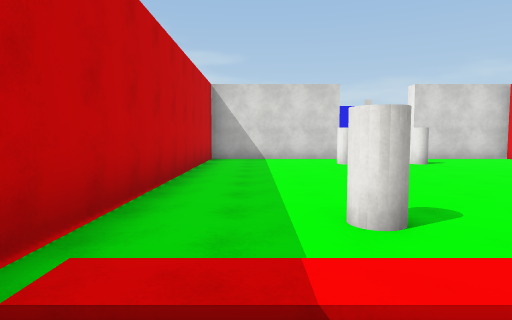
[1] (above)

12 first-person views from a walk through a scene from a Unity 3-D project. The camera is 1.5 m above the floor, tilts 4° down and sees 75° across. The floor is counted in squares, 2 m on a side. Each view is taken from the middle of a square. On the plan, view 1 faces up. The plan holds only what a view shows up to about 11 squares ahead; the rest is blank. The player character is not drawn. Surface patterns are stand-ins for the level's own textures.

[2]
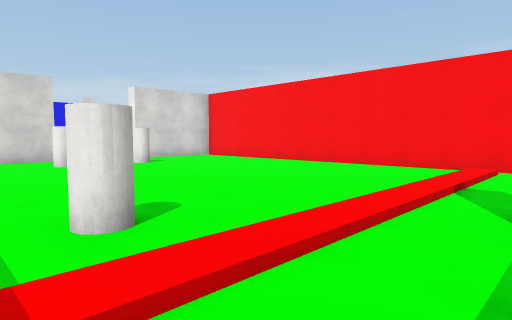

[3]
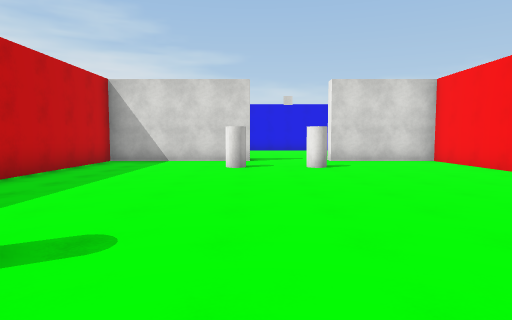

[4]
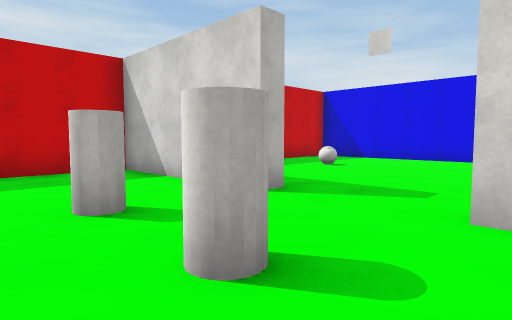

[5]
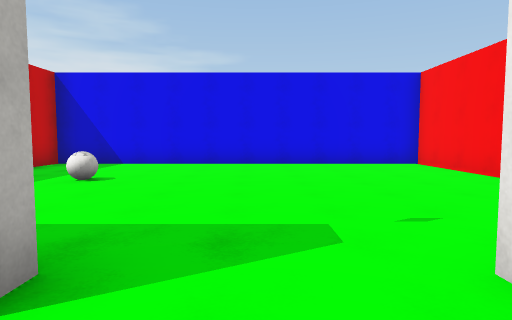

[6]
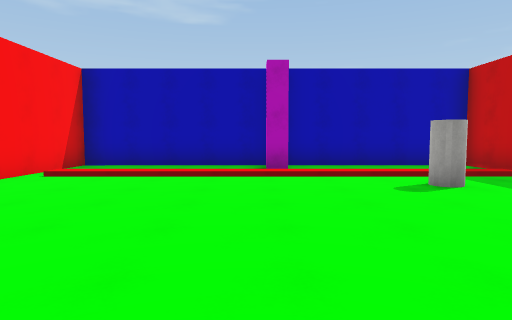

[7]
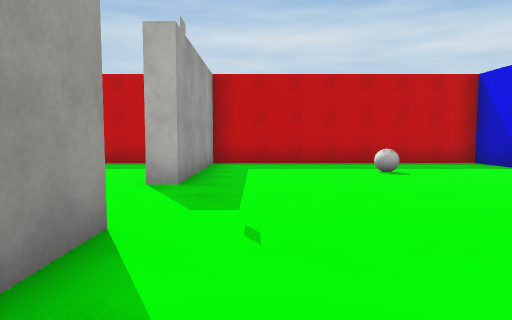

[8]
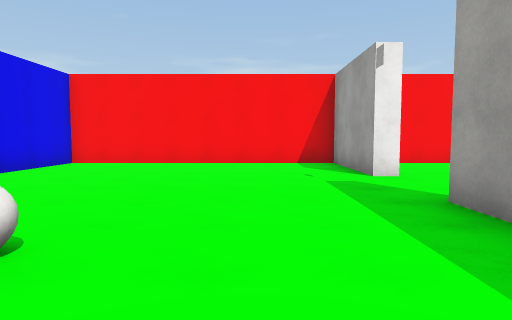

[9]
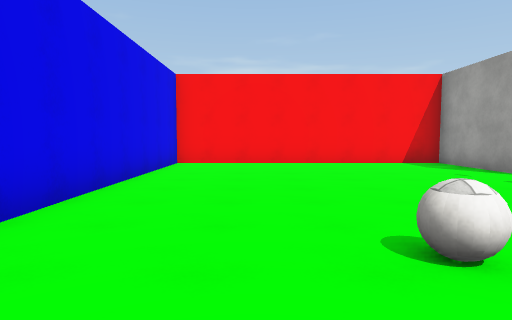

[10]
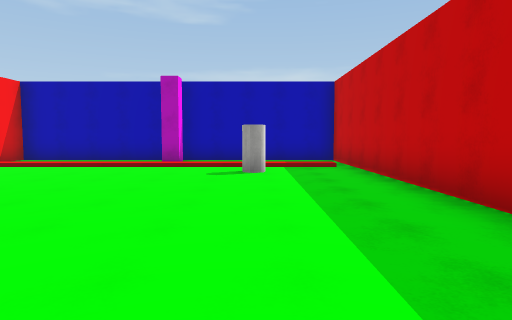

[11]
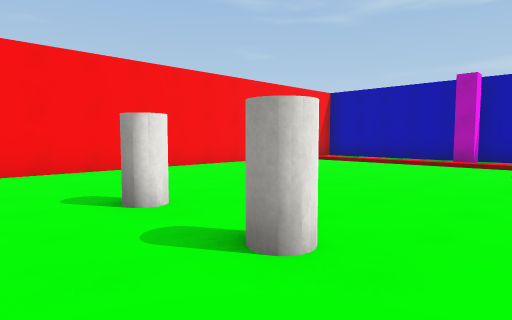

[12]
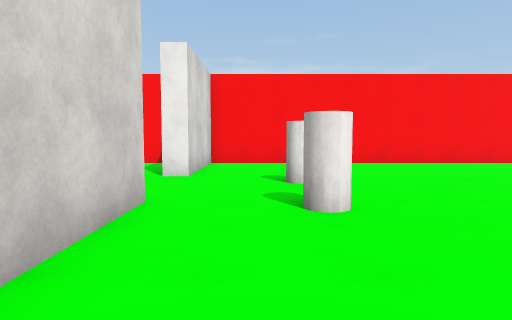

### Floor plan
Key: @ floor where view 1 was taken; # wall or solid block; . floor; / step, stairs or slope; C cylinder; B ball.
Columns run from 2 left of view 1 to 9 right of it. Each row starts with its distance up from view 1.
 20 ############
 19 #..........#
 18 #..........#
 17 #..........#
 16 #..B.......#
 15 #..........#
 14 #..........#
 13 #..........#
 12 #####...####
 11 #..........#
 10 #..........#
  9 #...CCCC...#
  8 #..........#
  7 #..........#
  6 #..........#
  5 #..........#
  4 #..........#
  3 #..C.......#
  2 #//////////#
  1 #..........#
  0 #.@...#....#
 -1 ############

Where each view was taken, in squares from view 1:
view 1: 0 up, 0 right, facing up
view 2: 0 up, 0 right, facing up-right
view 3: 1 up, 3 right, facing up
view 4: 8 up, 6 right, facing up-left
view 5: 10 up, 4 right, facing up
view 6: 8 up, 4 right, facing down
view 7: 13 up, 8 right, facing left
view 8: 14 up, 1 left, facing right
view 9: 17 up, 1 left, facing right
view 10: 10 up, 1 right, facing down
view 11: 11 up, 1 right, facing down-right
view 12: 10 up, 1 left, facing right
